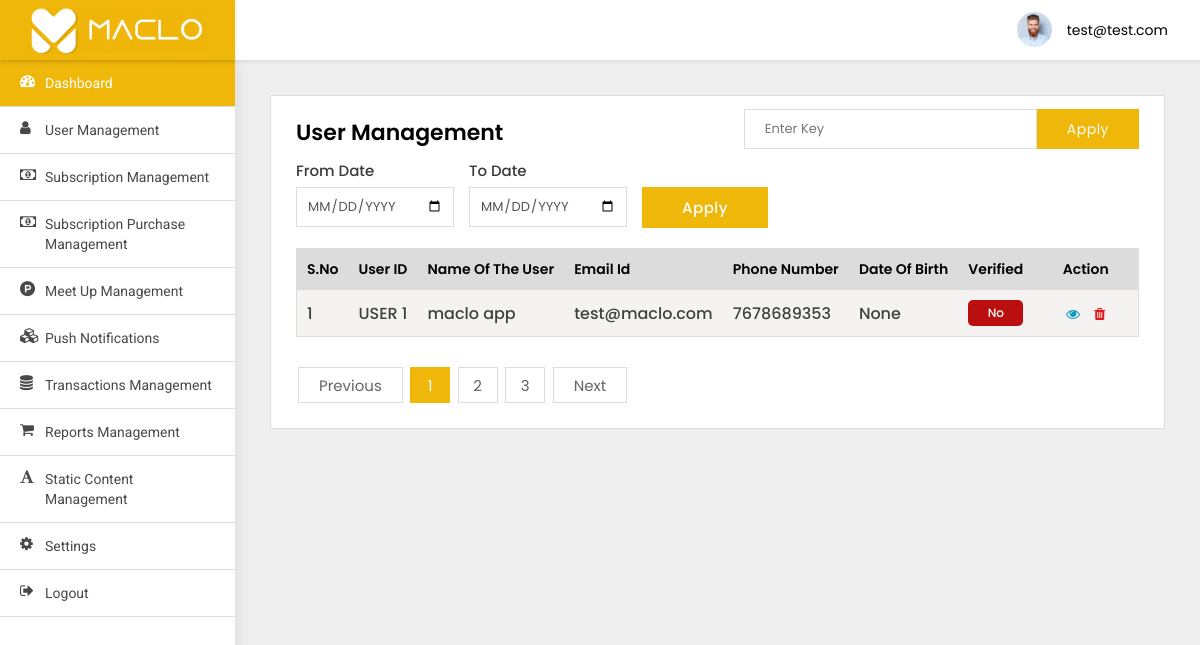
/adminpanel/users-list/ (signed in), run on the app's committed database.
### adminpanel/models.py (models this page shows)
class User(AbstractBaseUser, PermissionsMixin):
    email = models.EmailField(max_length=255, unique=True)
    phone_number = models.BigIntegerField(blank=True, null=True)
    name = models.CharField(max_length=255)
    social_type = models.CharField(max_length=255)
    social_id = models.CharField(max_length=255)
    device_token = models.CharField(default='', null=True, blank=True, max_length=256)
    is_active = models.BooleanField(default=True)
    is_staff = models.BooleanField(default=False)
    objects = UserManager()
    USERNAME_FIELD = 'email'

### src/models.py (models this page shows, shortened)
class RegisterUser(models.Model):
    email = models.EmailField(default='test@maclo.com')
    phone_number = models.CharField(default='00000', max_length=12)
    first_name = models.CharField(default='maclo', max_length=100)
    last_name = models.CharField(default='app', max_length=100)
    gender = models.CharField(choices=GENDER, default='Male', max_length=20, null=True, blank=True)
    date_of_birth = models.DateField(null=True, blank=True)
    job_profile = models.CharField(max_length=100, null=True, blank=True)
    company_name = models.CharField(max_length=200, null=True, blank=True)
    qualification = models.CharField(
        default="Bachelor's", choices=QUALIFICATION, max_length=100, null=True, blank=True)
    relationship_status = models.CharField(
        default='Single', choices=RELATIONSHIP_STATUS, max_length=100, null=True, blank=True)
    height = models.IntegerField()
    fav_quote = models.CharField(default='MY Fav QUOTE', max_length=1000)
    religion = models.CharField(default='atheist', max_length=100, null=True, blank=True)
    body_type = models.CharField(default='slim', max_length=100)
    zodiac_sign = models.CharField(default='', max_length=100)
    taste = models.CharField(default='', max_length=100)
    created_at = models.DateField(auto_now_add=True)
    verified = models.CharField(default='No', choices=BOOL_CHOICES, max_length=10)
    fb_signup = models.CharField(default='No', choices=BOOL_CHOICES, max_length=10)
    pic_1 = models.ImageField(upload_to='media', null=True, blank=True)
    pic_2 = models.ImageField(upload_to='media', null=True, blank=True)
    pic_3 = models.ImageField(upload_to='media', null=True, blank=True)
    pic_4 = models.ImageField(upload_to='media', null=True, blank=True)
    pic_5 = models.ImageField(upload_to='media', null=True, blank=True)
    pic_6 = models.ImageField(upload_to='media', null=True, blank=True)

### adminpanel/views.py (the view)
# urls.py: path('users-list/', UsersList.as_view(), name='users-list'),
class UsersList(LoginRequiredMixin, ListView):
    paginate_by = 1
    model = RegisterUser
    template_name = 'user-management.html'
    def get(self, request, *args, **kwargs):
        qs = self.request.GET.get('qs')
        if qs:
            search = RegisterUser.objects.filter(Q(first_name__icontains=qs) |
                                                 Q(last_name__icontains=qs) |
                                                 Q(email__icontains=qs) |
                                                 Q(phone_number__icontains=qs) |
                                                 Q(promocode__icontains=qs))
            search_count = len(search)
            context = {
                'search': search,
            }
            if search:
                messages.info(self.request, str(
                    search_count) + ' matches found')
                return render(self.request, 'user-management.html', context)
            else:
                messages.info(self.request, 'No results found')
                return render(self.request, 'user-management.html', context)
        else:
            users = RegisterUser.objects.all()
            myfilter = UserFilter(self.request.GET, queryset=users)
            users = myfilter.qs
            paginator = Paginator(users, self.paginate_by)
            page_number = self.request.GET.get('page')
            page_obj = paginator.get_page(page_number)
            context = {
                'object_list': users,
                'myfilter': myfilter,
                'pages': page_obj
            }
            return render(self.request, "user-management.html", context)

### adminpanel/templates/user-management.html (shortened to what this page needs)
{% extends 'base.html' %}
{% block body %}
<div class="WrapperArea">
    <div class="WrapperBox">
        <div class="Small-Wrapper">
            <div class="SearchBox">
                <form action="">
                    <input type="text" name="qs" placeholder="Enter Key">
                    <button>Apply</button>
                </form>
            </div>
            <h4 class="Title">User Management</h4>
            <div class="Filter">
                <div class="form-group">
                    <label>From Date</label>
                    <input type="date" name="from_date" class="form-control">
                </div>
                <div class="form-group">
                    <label>To Date</label>
                    <input type="date" name="to_date" class="form-control">
                </div>
                <div class="form-group">
                    <label>&nbsp;</label>
                    <button class="Button">Apply</button>
                </div>
            </div>
            {% if search %}
            <div class="TableList">
                <table>
                    <thead>
                    <tr>
                        <th>S.No</th>
                        <th>User ID</th>
                        <th>Name of the user</th>
                        <th>Email id</th>
                        <th>Phone Number</th>
                        <th>Date of Birth</th>
                        <th>Verified</th>
                        <th>action</th>
                    </tr>
                    </thead>
                    <tbody>
                    {% for object in search %}
                    <tr>
                        <td>{{forloop.counter }}</td>
                        <td>USER {{object.id}}</td>
                        <td>{{object.first_name}} {{object.last_name}}</td>
                        <td>{{object.email}}</td>
                        <td>{{object.phone_number}}</td>
                        <td>{{object.date_of_birth}}</td>
                        <td><span class="red">{{object.verified}}</span></td>
                        <td>
                            <a class="Blue" href="user-details.html">
                                <i class="fa fa-eye"></i>
                            </a>
                            <a class="Red" href="JavaScript:Void(0);" data-toggle="modal" data-target="#DeleteModal">
                                <i class="fa fa-trash"></i>
                            </a>
                        </td>
                    </tr>
                    {% endfor %}
                    </tbody>
                </table>
            </div>
            {% elif pages %}
            <div class="TableList">
                <table>
                    <thead>
                    <tr>
                        <th>S.No</th>
                        <th>User ID</th>
                        <th>Name of the user</th>
                        <th>Email id</th>
                        <th>Phone Number</th>
                        <th>Date of Birth</th>
                        <th>Verified</th>
                        <th>action</th>
                    </tr>
                    </thead>
                    <tbody>
                    {% for object in pages %}
                    <tr>
                        <td>{{forloop.counter }}</td>
                        <td>USER {{object.id}}</td>
                        <td>{{object.first_name}} {{object.last_name}}</td>
                        <td>{{object.email}}</td>
                        <td>{{object.phone_number}}</td>
                        <td>{{object.date_of_birth}}</td>
                        <td><span class="red">{{object.verified}}</span></td>
                        <td>
                            <a class="Blue" href="{% url 'adminpanel:users-detail' object.id %}">
                                <i class="fa fa-eye"></i>
                            </a>
                            <a class="Red" href="JavaScript:Void(0);" data-toggle="modal" data-target="#DeleteModal">
                                <i class="fa fa-trash"></i>
                            </a>
                        </td>
                    </tr>
                    {% endfor %}
                    </tbody>
                </table>
            </div>
            {% endif %}
            <div class="Pagination">
                <ul>
                    <li><a href="#">Previous</a></li>
                    <li class="active"><a href="#">1</a></li>
                    <li><a href="#">2</a></li>
                    <li><a href="#">3</a></li>
                    <li><a href="#">Next</a></li>
                </ul>
            </div>
        </div>
    </div>
</div>
{% endblock body %}

### adminpanel/templates/base.html (shortened to what this page needs)
{% load static %}
<html lang="en-us">
<head>
    <link type="text/css" rel="stylesheet" href="{% static 'adminpanel/css/style.css'%}">
</head>
<body>
<div class="Header">
    <div class="Logo">
        <img src="{% static 'adminpanel/images/inner-Logo.png' %}">
    </div>
    <div class="Navigation">
        <div class="Avater">
            <a href="javascript:void(0);">
                <figure><img src="{% static 'adminpanel/images/profile.jpg' %}"></figure>
                {{user}} </a>
        </div>
    </div>
</div>
<div class="SidenavBar">
    <ul>
        <li class="active">
            <a href="{% url 'adminpanel:dashboard' %}">
                <span><i class="fa fa-tachometer"></i></span> Dashboard
            </a>
        </li>
        <li>
            <a href="{% url 'adminpanel:users-list' %}">
                <span><i class="fa fa-user"></i></span> User Management
            </a>
        </li>
        <li>
            <a href="Subscription-management.html">
                <span><i class="fa fa-money"></i></span> Subscription Management
            </a>
        </li>
        <li>
            <a href="Subscription-Purchase-management.html">
                <span><i class="fa fa-money"></i></span> Subscription Purchase Management
            </a>
        </li>
        <li>
            <a href="meet-management.html">
                <span><i class="fa fa-product-hunt"></i></span> Meet up Management
            </a>
        </li>
        <li>
            <a href="notification.html">
                <span><i class="fa fa-cubes"></i></span> Push Notifications
            </a>
        </li>
        <li>
            <a href="Transaction-management.html">
                <span><i class="fa fa-database"></i></span> Transactions Management
            </a>
        </li>
        <li>
            <a href="Report-management.html">
                <span><i class="fa fa-shopping-cart"></i></span> Reports Management
            </a>
        </li>
        <li>
            <a href="content-management.html">
                <span><i class="fa fa-font"></i></span> Static content Management
            </a>
        </li>
        <li>
            <a href="setting.html">
                <span><i class="fa fa-cog"></i></span> Settings
            </a>
        </li>
        <li>
            <a href="{% url 'adminpanel:login' %}">
                <span><i class="fa fa-sign-out"></i></span> Logout
            </a>
        </li>
    </ul>
</div>
{% block body %}
{% endblock body %}
</body>
</html>

### data on the page
User: email "test@test.com"
RegisterUser: id "1", first_name "maclo", last_name "app", email "test@maclo.com", phone_number "7678689353", date_of_birth "None", verified "No"
